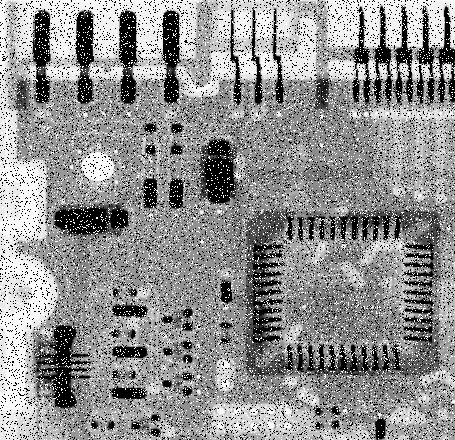
%> input picture Ejercicios/Capitulo 5/Noise/Fig3.37(a).jpg, 455 x 440 px
$ octave adpmedian_filter.m   (GNU Octave 9; MATLAB toolbox functions it lacks are replaced by stand-ins)
%> lines starting %> are read from the running program, lines starting %| are printed output that depends on the picture; in (x1, y1, x2, y2) boxes, pixels count from 0 and x2, y2 are one past the last pixel; in counts of white or black regions, pixels touching at a corner belong together; the program's own positions count from 1
### Examen/adpmedian.m
function f = adpmedian(g, Smax)
%ADPMEDIAN Perform adaptive median filtering.
%   F = ADPMEDIAN(G, SMAX) performs adaptive median filtering of
%   image G.  The median filter starts at size 3-by-3 and iterates up
%   to size SMAX-by-SMAX. SMAX must be an odd integer greater than 1.

%   Copyright 2002-2004 R. C. Gonzalez, R. E. Woods, & S. L. Eddins
%   Digital Image Processing Using MATLAB, Prentice-Hall, 2004
%   $Revision: 1.5 $  $Date: 2003/11/21 14:19:05 $

% SMAX must be an odd, positive integer greater than 1.
if (Smax <= 1) | (Smax/2 == round(Smax/2)) | (Smax ~= round(Smax))
   error('SMAX must be an odd integer > 1.')
end
[M, N] = size(g);

% Initial setup.
f = g;
f(:) = 0;
alreadyProcessed = false(size(g));

% Begin filtering.
for k = 3:2:Smax
   zmin = ordfilt2(g, 1, ones(k, k), 'symmetric');
   zmax = ordfilt2(g, k * k, ones(k, k), 'symmetric');
   zmed = medfilt2(g, [k k], 'symmetric');

   processUsingLevelB = (zmed > zmin) & (zmax > zmed) & ...
       ~alreadyProcessed;
   zB = (g > zmin) & (zmax > g);
   outputZxy  = processUsingLevelB & zB;
   outputZmed = processUsingLevelB & ~zB;
   f(outputZxy) = g(outputZxy);
   f(outputZmed) = zmed(outputZmed);

   alreadyProcessed = alreadyProcessed | processUsingLevelB;
   if all(alreadyProcessed(:))
      break;
   end
end

% Output zmed for any remaining unprocessed pixels. Note that this
% zmed was computed using a window of size Smax-by-Smax, which is
% the final value of k in the loop.
f(~alreadyProcessed) = zmed(~alreadyProcessed);

### Ejercicios/Capitulo 5/Adaptative_median/adpmedian_filter.m
i = imread('Fig3.37(a).jpg');
%> i is the input picture: size 440x455 uint8; min 0, max 255, mean 144.1
g = imnoise(i,'salt & pepper',.25);
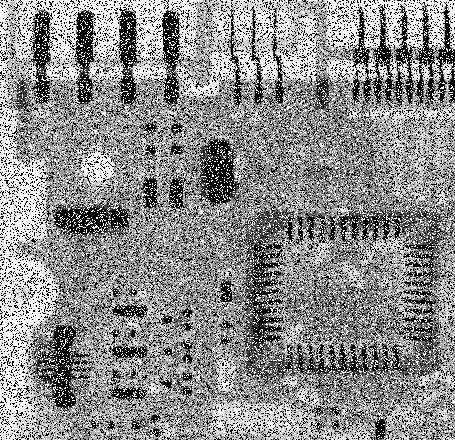
%> g: size 440x455 uint8; min 0, max 255, mean 139.7

k = medfilt2(g,[7 7]);
f = adpmedian(g,7);
%> in adpmedian, `f(:) = 0;`: f: size 440x455 uint8; every value is 0
%> the loop in adpmedian, `for k = 3:2:Smax` made 3 passes
%> pass 1, in adpmedian, `zmin = ordfilt2(g, 1, ones(k, k), 'symmetric');`:
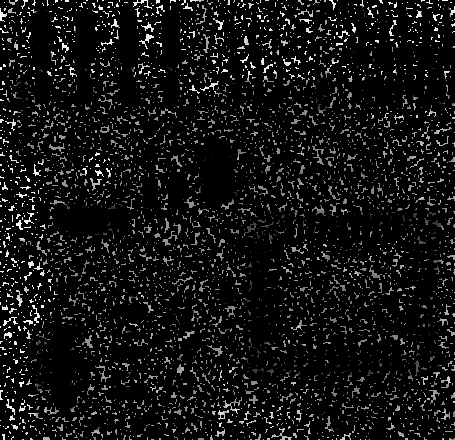
%> zmin: size 440x455 uint8; min 0, max 249, mean 18.2
%> pass 1, in adpmedian, `processUsingLevelB = (zmed > zmin) & (zmax > zmed) & ~alreadyProcessed;`:
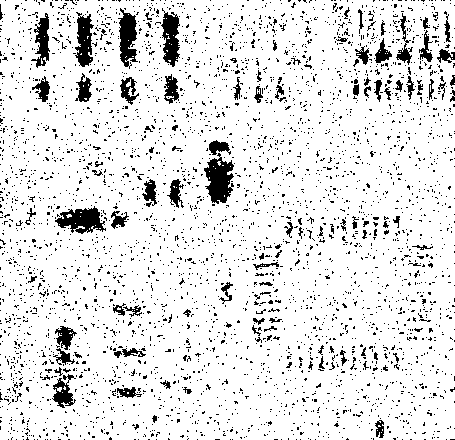
%> processUsingLevelB: size 440x455 logical; 89.3% white; 3790 black regions (3690 under 20 px), largest, box (x1, y1, x2, y2) and area: (204, 153, 234, 204) 938, (55, 206, 106, 234) 799, (118, 8, 138, 69) 727
%> after the loop in adpmedian, `for k = 3:2:Smax`:
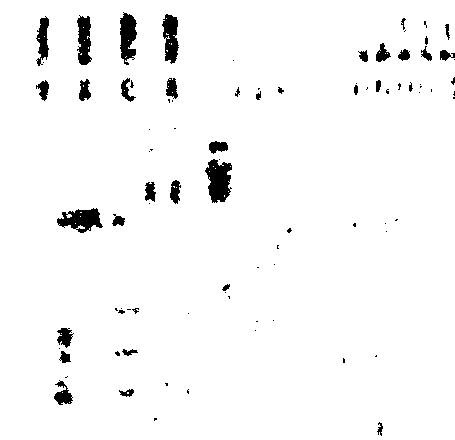
%> alreadyProcessed: size 440x455 logical; 96.7% white; 88 black regions (52 under 20 px), largest, box (x1, y1, x2, y2) and area: (205, 159, 232, 203) 807, (57, 208, 103, 233) 672, (120, 12, 137, 65) 621
%> after the loop in adpmedian, `for k = 3:2:Smax`:
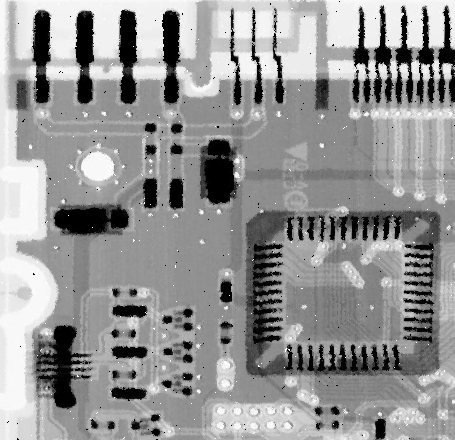
%> f: size 440x455 uint8; min 0, max 254, mean 148.7

subplot(3,1,1)
%Image with noise
imagesc(g);
subplot(3,1,2)
imagesc(f);
subplot(3,1,3)
imagesc(k);
colormap("gray")


fixed=double(rgb2gray(imread('Imagen3_a.jpg')));
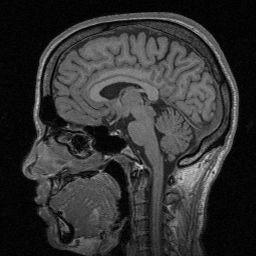
%> input picture Examen/Imagen3_a.jpg, 256 x 256 px
%> fixed: size 256x256 double; min 0, max 218, mean 50.1; mean of the top-left, top-right, bottom-left and bottom-right quarters 47.2, 59.5, 43.4, 50.4
rot=double(rgb2gray(imread('Imagen3_a.jpg')));
moving = imresize(rot,0.7);
moving = imrotate(moving, 30, 'bilinear', 'crop');
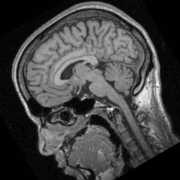
%> moving: size 180x180 double; min -0.773, max 190.8, mean 49.1; drawn with min black and max white

subplot(2,1,1)
%Image with noise
imagesc(moving);
